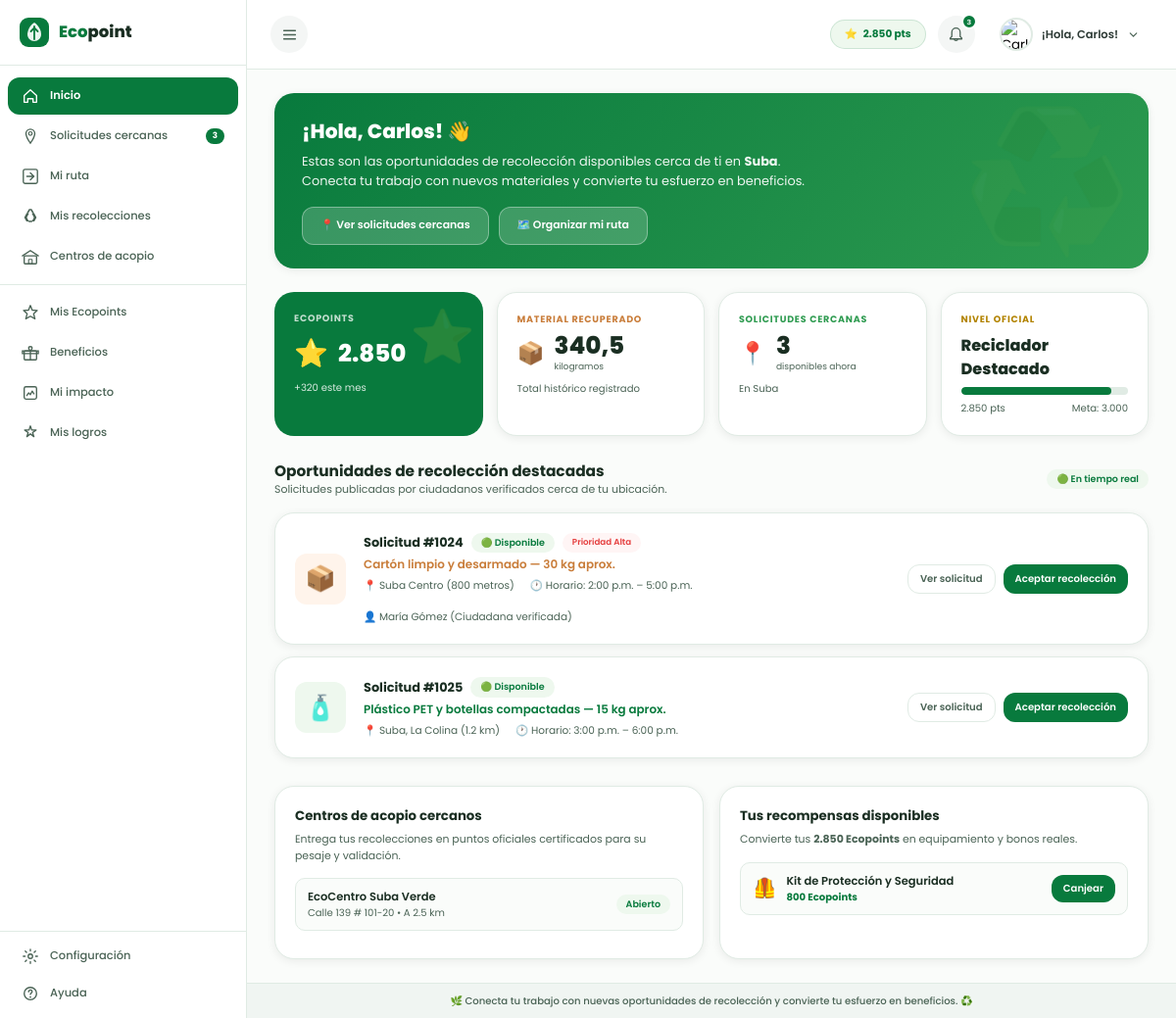
The page /index.php?route=reciclador (signed in) on the database as committed earlier.
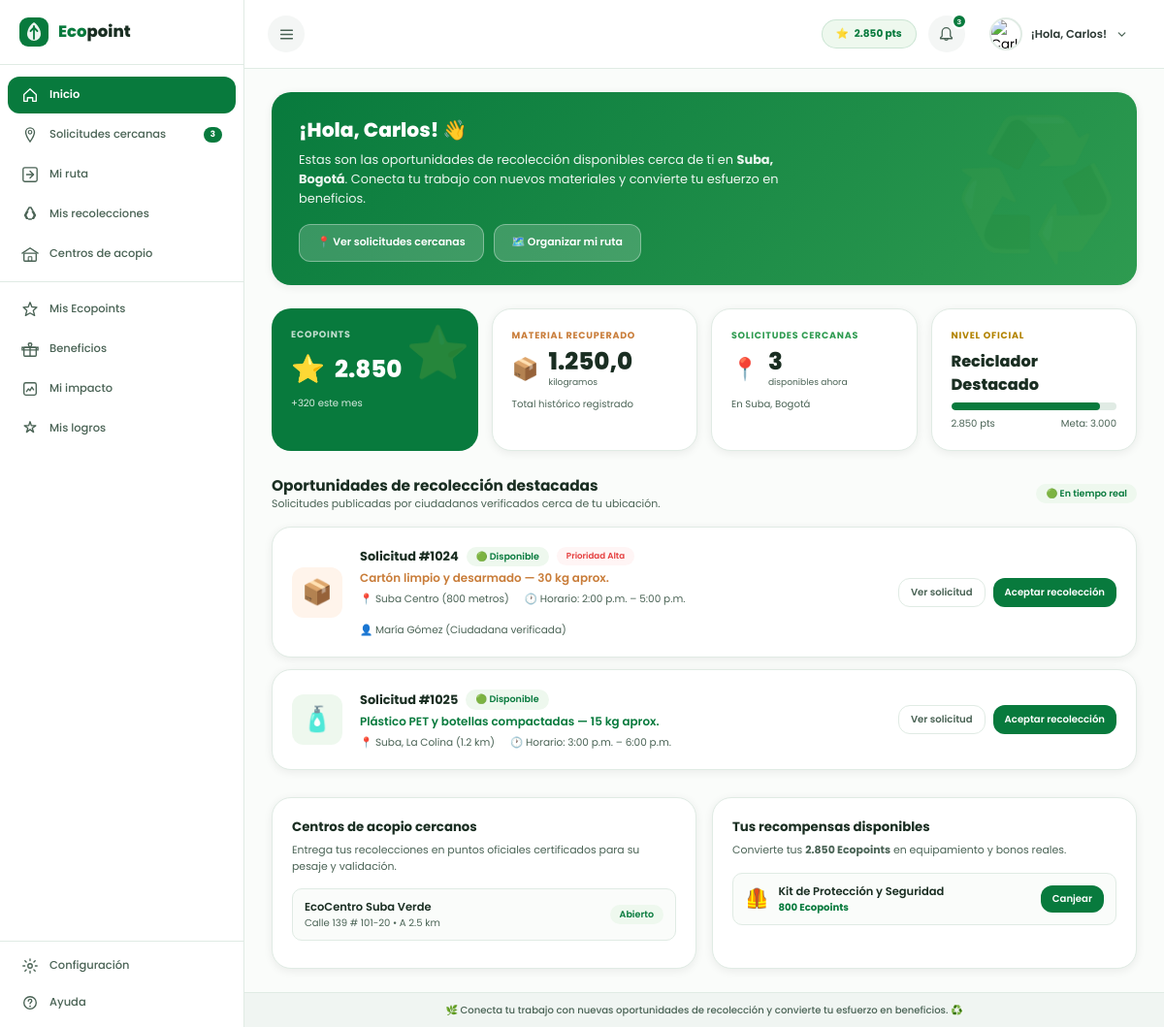
The same page on the database as committed later.
### tables this page shows
CREATE TABLE `perfil_reciclador` (
    `id_perfil` INT AUTO_INCREMENT PRIMARY KEY,
    `id_usuario` INT NOT NULL UNIQUE,
    `id_localidad` INT NOT NULL DEFAULT 11,
    `zona_trabajo` VARCHAR(100) NOT NULL DEFAULT 'Suba',
    `medio_transporte` VARCHAR(80) NOT NULL DEFAULT 'Bicicleta',
    `disponibilidad` VARCHAR(120) NOT NULL DEFAULT 'Lunes a Sábado 7:00 a.m. - 4:00 p.m.',
    `ecopuntos` INT NOT NULL DEFAULT 0,
    `material_recuperado` DECIMAL(10,2) NOT NULL DEFAULT 0.00,
    `nivel` VARCHAR(50) NOT NULL DEFAULT 'Reciclador Activo',
    `fecha_actualizacion` DATETIME DEFAULT CURRENT_TIMESTAMP ON UPDATE CURRENT_TIMESTAMP,
    CONSTRAINT `fk_perfil_reciclador_usuario` FOREIGN KEY (`id_usuario`) REFERENCES `usuarios` (`id_usuario`) ON DELETE CASCADE ON UPDATE CASCADE,
    CONSTRAINT `fk_perfil_reciclador_localidad` FOREIGN KEY (`id_localidad`) REFERENCES `localidades` (`id_localidad`) ON UPDATE CASCADE
);

### app/views/reciclador/dashboard.php (shortened to what the changed rows need)
<?php
require APP_PATH . 'views/layouts/header.php';
require APP_PATH . 'views/layouts/sidebar.php';
?>
<div id="main">
  <?php require APP_PATH . 'views/layouts/topbar.php'; ?>
  <div id="pc">
    <div class="pg">
      <div style="background:linear-gradient(135deg,#087A3D,#2E9B50);border-radius:var(--r-xl);padding:24px 28px;margin-bottom:24px;color:#fff;position:relative;overflow:hidden;box-shadow:var(--shadow);">
        <div style="position:absolute;right:0;top:0;bottom:0;width:200px;opacity:0.08;font-size:10rem;display:flex;align-items:center;justify-content:flex-end;padding-right:16px;pointer-events:none;">
        </div>
        <div style="font-size:1.45rem;font-weight:800;margin-bottom:6px;">
          ¡Hola, <?= h($user['nombre']) ?>! 👋
        </div>
        <div style="font-size:0.92rem;opacity:0.92;max-width:520px;line-height:1.55;">
          Estas son las oportunidades de recolección disponibles cerca de ti en <strong><?= h($perfil['zona_trabajo'] ?? 'tu zona') ?></strong>. Conecta tu trabajo con nuevos materiales y convierte tu esfuerzo en beneficios.
        </div>
        <div style="display:flex;gap:10px;margin-top:16px;">
          <a href="#solicitudes-list" class="btn" style="background:rgba(255,255,255,0.18);color:#fff;border:1px solid rgba(255,255,255,0.35);font-size:0.78rem;">
            📍 Ver solicitudes cercanas
          </a>
          <a href="#ruta" class="btn" style="background:rgba(255,255,255,0.18);color:#fff;border:1px solid rgba(255,255,255,0.35);font-size:0.78rem;" onclick="alert('Módulo de organización de rutas en desarrollo para la siguiente fase.'); return false;">
            🗺️ Organizar mi ruta
          </a>
        </div>
      </div>
      <div class="g4" style="margin-bottom:24px;">
        <div class="sh" style="background:var(--green);color:#fff;">
          <div class="dec">⭐</div>
          <div style="font-size:0.68rem;font-weight:700;opacity:0.75;letter-spacing:0.08em;margin-bottom:8px;">
            ECOPOINTS
          </div>
          <div style="display:flex;align-items:center;gap:10px;">
            <span style="font-size:2rem;">⭐</span>
            <span class="sh-val"><?= number_format($metricas['ecopuntos'], 0, ',', '.') ?></span>
          </div>
          <div class="sh-sub">+320 este mes</div>
        </div>
        <div class="card cp">
          <div style="font-size:0.68rem;font-weight:700;color:#C97D3A;letter-spacing:0.08em;margin-bottom:8px;">
            MATERIAL RECUPERADO
          </div>
          <div style="display:flex;align-items:center;gap:10px;">
            <span style="font-size:1.6rem;">📦</span>
            <div>
              <div style="font-size:1.75rem;font-weight:800;line-height:1;">
                <?= number_format($metricas['material_kg'], 1, ',', '.') ?>
              </div>
              <div style="font-size:0.65rem;color:var(--muted);margin-top:2px;">kilogramos</div>
            </div>
          </div>
          <div style="font-size:0.72rem;color:var(--muted);margin-top:8px;">Total histórico registrado</div>
        </div>
        <div class="card cp">
          <div style="font-size:0.68rem;font-weight:700;color:var(--green-mid);letter-spacing:0.08em;margin-bottom:8px;">
            SOLICITUDES CERCANAS
          </div>
          <div style="display:flex;align-items:center;gap:10px;">
            <span style="font-size:1.6rem;">📍</span>
            <div>
              <div style="font-size:1.75rem;font-weight:800;line-height:1;">
                <?= h($metricas['solicitudes_activas']) ?>
              </div>
              <div style="font-size:0.65rem;color:var(--muted);margin-top:2px;">disponibles ahora</div>
            </div>
          </div>
          <div style="font-size:0.72rem;color:var(--muted);margin-top:8px;">En <?= h($perfil['zona_trabajo'] ?? 'tu zona') ?></div>
        </div>
        <div class="card cp">
          <div style="font-size:0.68rem;font-weight:700;color:#B28300;letter-spacing:0.08em;margin-bottom:8px;">
            NIVEL OFICIAL
          </div>
          <div style="font-size:1.15rem;font-weight:800;color:var(--text);margin-bottom:6px;">
            <?= h($metricas['nivel']['nombre']) ?>
          </div>
          <div class="pw" style="margin-bottom:6px;">
            <div class="pb" style="width: <?= min(100, $metricas['nivel']['pct']) ?>%;"></div>
          </div>
          <div style="font-size:0.72rem;color:var(--muted);display:flex;justify-content:space-between;">
            <span><?= number_format($metricas['ecopuntos'], 0, ',', '.') ?> pts</span>
            <span>Meta: <?= number_format($metricas['nivel']['meta'], 0, ',', '.') ?></span>
          </div>
        </div>
      </div>
      <div id="solicitudes-list" style="margin-bottom:28px;">
        <div style="display:flex;justify-content:space-between;align-items:center;margin-bottom:14px;">
          <div>
            <div style="font-size:1.1rem;font-weight:700;color:var(--text);">Oportunidades de recolección destacadas</div>
            <div style="font-size:0.78rem;color:var(--muted);">Solicitudes publicadas por ciudadanos verificados cerca de tu ubicación.</div>
          </div>
          <span class="bdg bg">🟢 En tiempo real</span>
        </div>
        <div class="card cp" style="display:flex;align-items:center;gap:18px;margin-bottom:12px;">
          <div style="width:52px;height:52px;border-radius:12px;background:#FFF4EB;display:flex;align-items:center;justify-content:center;font-size:1.8rem;flex-shrink:0;">
            📦
          </div>
          <div style="flex:1;min-width:0;">
            <div style="display:flex;align-items:center;gap:8px;margin-bottom:4px;">
              <span style="font-weight:700;font-size:0.92rem;color:var(--text);">Solicitud #1024</span>
              <span class="bdg bg">🟢 Disponible</span>
              <span class="bdg br" style="font-size:0.62rem;">Prioridad Alta</span>
            </div>
            <div style="font-size:0.85rem;font-weight:600;color:#C97D3A;">
              Cartón limpio y desarmado — 30 kg aprox.
            </div>
            <div style="font-size:0.75rem;color:var(--muted);display:flex;gap:16px;margin-top:4px;flex-wrap:wrap;">
              <span>📍 Suba Centro (800 metros)</span>
              <span>🕐 Horario: 2:00 p.m. – 5:00 p.m.</span>
              <span>👤 María Gómez (Ciudadana verificada)</span>
            </div>
          </div>
          <div style="display:flex;gap:8px;flex-shrink:0;">
            <button class="btn btn-o btn-sm" onclick="alert('Detalle de Solicitud #1024: Cartón en portería listo para retirar.');">
              Ver solicitud
            </button>
            <button class="btn btn-p btn-sm" onclick="alert('¡Recolección aceptada! Se agrega a tus recolecciones. Recuerda: los Ecopoints se otorgarán únicamente tras el pesaje y validación en el centro de acopio.');">
              Aceptar recolección
            </button>
          </div>
        </div>
        <div class="card cp" style="display:flex;align-items:center;gap:18px;">
          <div style="width:52px;height:52px;border-radius:12px;background:var(--green-light);display:flex;align-items:center;justify-content:center;font-size:1.8rem;flex-shrink:0;">
            🧴
          </div>
          <div style="flex:1;min-width:0;">
            <div style="display:flex;align-items:center;gap:8px;margin-bottom:4px;">
              <span style="font-weight:700;font-size:0.92rem;color:var(--text);">Solicitud #1025</span>
              <span class="bdg bg">🟢 Disponible</span>
            </div>
            <div style="font-size:0.85rem;font-weight:600;color:var(--green);">
              Plástico PET y botellas compactadas — 15 kg aprox.
            </div>
            <div style="font-size:0.75rem;color:var(--muted);display:flex;gap:16px;margin-top:4px;flex-wrap:wrap;">
              <span>📍 Suba, La Colina (1.2 km)</span>
              <span>🕐 Horario: 3:00 p.m. – 6:00 p.m.</span>
            </div>
          </div>
          <div style="display:flex;gap:8px;flex-shrink:0;">
            <button class="btn btn-o btn-sm" onclick="alert('Detalle de Solicitud #1025');">Ver solicitud</button>
            <button class="btn btn-p btn-sm" onclick="alert('¡Recolección aceptada!');">Aceptar recolección</button>
          </div>
        </div>
      </div>
      <div class="g2">
        <div class="card cp">
          <div style="font-size:0.95rem;font-weight:700;margin-bottom:6px;">Centros de acopio cercanos</div>
          <p style="font-size:0.78rem;color:var(--muted);margin-bottom:14px;">
            Entrega tus recolecciones en puntos oficiales certificados para su pesaje y validación.
          </p>
          <div style="display:flex;align-items:center;justify-content:space-between;padding:10px 12px;background:#FAFCFA;border:1px solid var(--border);border-radius:10px;margin-bottom:8px;">
            <div>
              <div style="font-weight:600;font-size:0.82rem;">EcoCentro Suba Verde</div>
              <div style="font-size:0.72rem;color:var(--muted);">Calle 139 # 101-20 • A 2.5 km</div>
            </div>
            <span class="bdg bg">Abierto</span>
          </div>
        </div>
        <div class="card cp">
          <div style="font-size:0.95rem;font-weight:700;margin-bottom:6px;">Tus recompensas disponibles</div>
          <p style="font-size:0.78rem;color:var(--muted);margin-bottom:14px;">
            Convierte tus <strong><?= number_format($metricas['ecopuntos'], 0, ',', '.') ?> Ecopoints</strong> en equipamiento y bonos reales.
          </p>
          <div style="display:flex;align-items:center;justify-content:space-between;padding:10px 12px;background:#FAFCFA;border:1px solid var(--border);border-radius:10px;">
            <div style="display:flex;align-items:center;gap:10px;">
              <span style="font-size:1.4rem;">🦺</span>
              <div>
                <div style="font-weight:600;font-size:0.82rem;">Kit de Protección y Seguridad</div>
                <div style="font-size:0.72rem;color:#087A3D;font-weight:700;">800 Ecopoints</div>
              </div>
            </div>
            <button class="btn btn-p btn-sm" onclick="alert('Canje disponible en el módulo de Beneficios.');">Canjear</button>
          </div>
        </div>
      </div>
    </div>
  </div>
<?php require APP_PATH . 'views/layouts/footer.php'; ?>

Rows that differ between the two databases and show on the page:
changed perfil_reciclador: zona_trabajo "Suba" → "Suba, Bogotá"
Other text that changed with them:
$metricas['material_kg']: "340,5" → "1.250,0"
